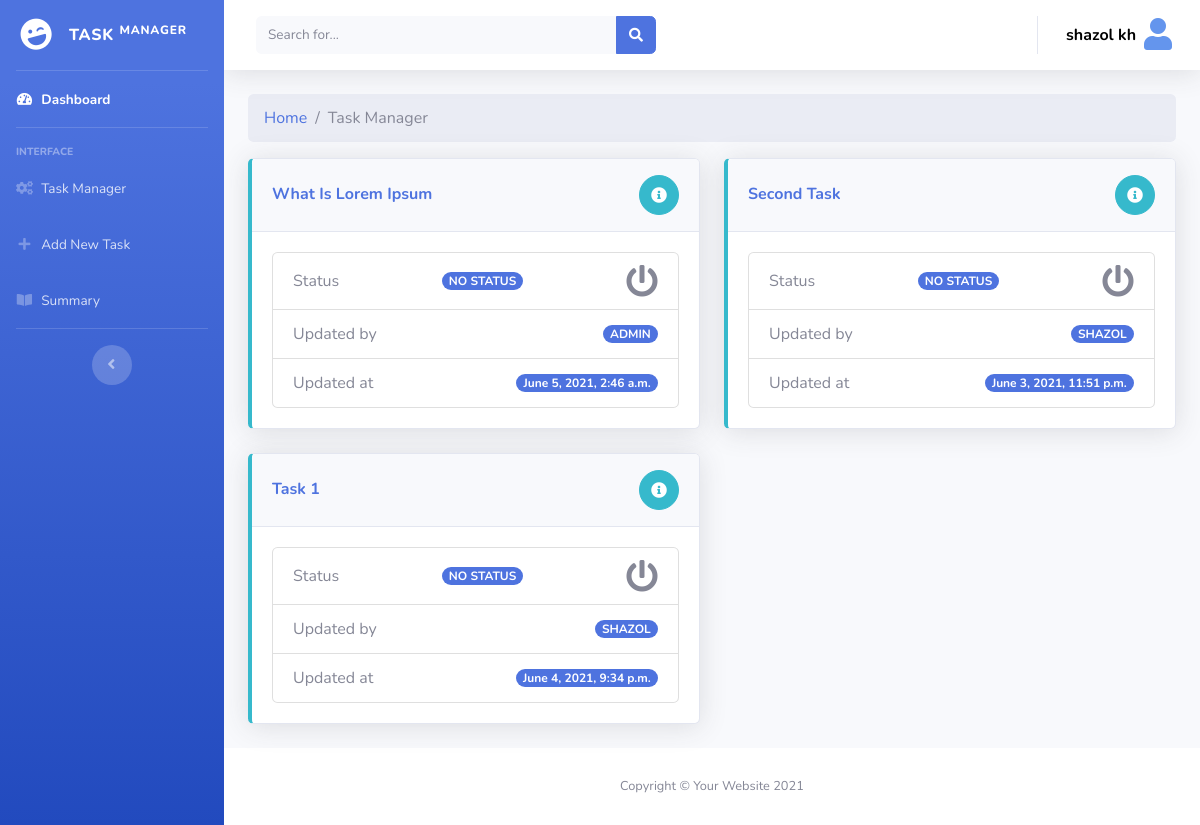
Before: /task/manager/ (signed in) with the older database file.
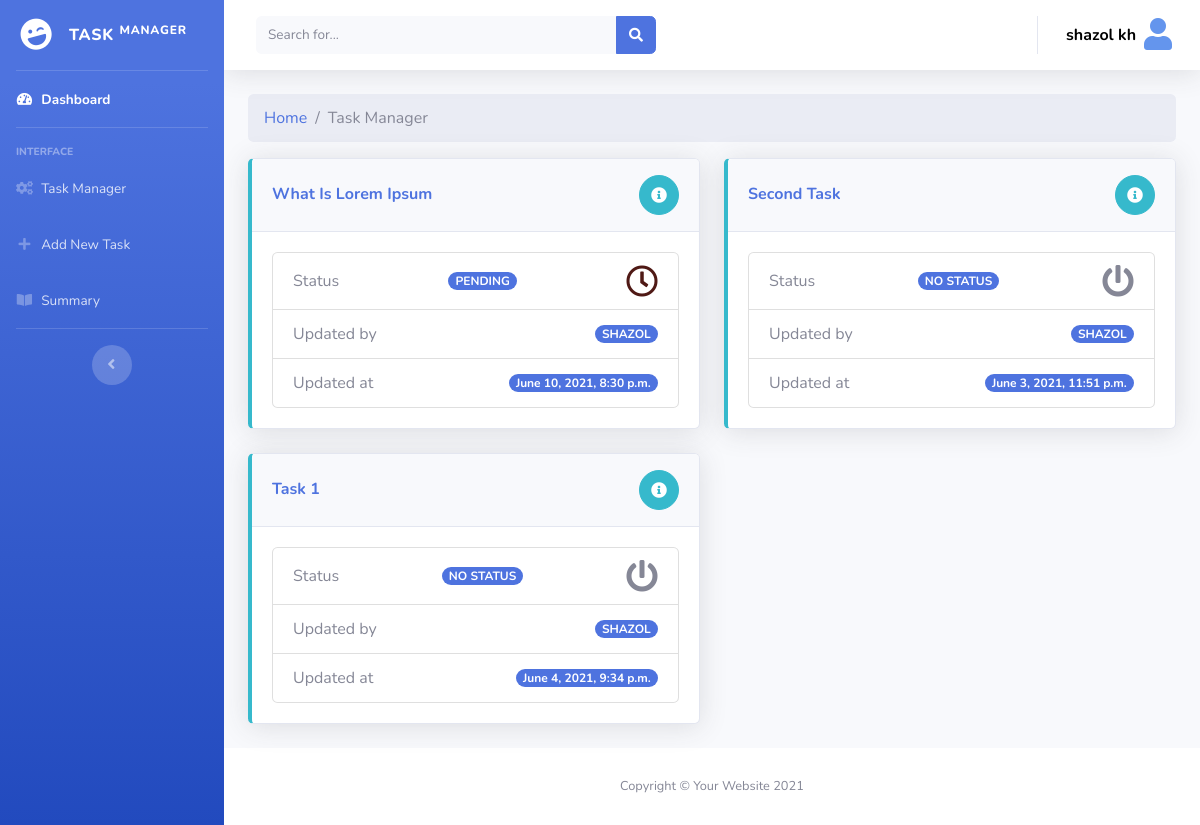
After: the same page with the newer database file.
### task_manager/models.py (models this page shows, shortened)
class Task(models.Model):
    task_name = models.CharField(max_length=255)
    STATUS_TYPE = (
        ('complete', 'Complete'),
        ('incomplete', 'Incomplete'),
        ('outstanding', 'Outstanding'),
        ('no status', 'No Status'),
        ('pending', 'Pending'),
    )
    status = models.CharField(max_length=255, choices=STATUS_TYPE, null=True, blank=True)
    updated_at = models.DateTimeField(auto_now_add=False, null=True, blank=True)
    updated_by = models.ForeignKey(User, on_delete=models.CASCADE, null=True, blank=True)
    additional_info = models.TextField(null=True, blank=True)

### task_manager/views.py (the view)
# urls.py: path('manager/', Dashboard, name='dashboard'),
@login_required(login_url='login')
def Dashboard(request):
    task_list = Task.objects.order_by('-id').all()
    page = request.GET.get('page', 1)
    paginator = Paginator(task_list, 8)
    try:
        tasks = paginator.page(page)
    except PageNotAnInteger:
        tasks = paginator.page(1)
    except EmptyPage:
        tasks = paginator.page(paginator.num_pages)
    context = {
        'tasks': tasks,
    }
    return render(request, 'task_manager/dashboard.html', context)

### templates/task_manager/dashboard.html (shortened to what this page needs)
{% extends 'task_manager/common/dashboard_base.html' %}
{% block dasboard_content %}
    <div class="container-fluid">
        {% if perms.task_manager.view_task %}
            <div>
                <ol class="breadcrumb">
                    <li class="breadcrumb-item"><a href="{% url 'main-dashboard' %}">Home</a></li>
                    <li class="breadcrumb-item active">Task Manager </li>
                </ol>
            </div>
            <div class="row">
                {% for task in tasks %}
                    <div class="col-xl-6 col-lg-6">
                        <div class="card border-left-info shadow mb-4">
                            <div class="card-header py-3 d-flex flex-row align-items-center justify-content-between">
                                <a href="{% url 'single-task' task.id %}">
                                    <h6 class="m-0 font-weight-bold text-primary">{{ task.task_name|title }}</h6>
                                </a>
                                <div class="dropdown no-arrow">
                                    <a href="#" class="btn btn-info btn-circle" data-toggle="modal"
                                       data-target="#addcommentmodal{{ task.id }}">
                                        <i class="fas fa-info-circle"></i>
                                    </a>
                                </div>
                            </div>
                            <div class="card-body">
                                <ul class="list-group">
                                    <li class="list-group-item d-flex justify-content-between align-items-center">
                                        Status <span
                                            class="badge badge-primary badge-pill">{{ task.get_status_display|upper }}</span>
                                        {% if task.status == 'complete' %}
                                            <i class="fas fa-check-circle fa-2x" style="color: green"></i>
                                        {% elif task.status == 'incomplete' %}
                                            <i class="fas fa-times-circle fa-2x" style="color: red"></i>
                                        {% elif task.status == 'outstanding' %}
                                            <i class="fas fa-exclamation-triangle fa-2x" style="color: yellow"></i>
                                        {% elif task.status == 'no status' %}
                                            <i class="fas fa-power-off fa-2x"></i>
                                        {% elif task.status == 'pending' %}
                                            <i class="far fa-clock fa-2x" style="color: #4f1915"></i>
                                        {% endif %}
                                    </li>
                                    <li class="list-group-item d-flex justify-content-between align-items-center">
                                        Updated by
                                        <span class="badge badge-primary badge-pill">{{ task.updated_by|upper }}</span>
                                    </li>
                                    <li class="list-group-item d-flex justify-content-between align-items-center">
                                        Updated at
                                        <span class="badge badge-primary badge-pill">{{ task.updated_at }}</span>
                                    </li>
                                </ul>
                            </div>
                        </div>
                    </div>
                {% endfor %}
            </div>
        {% endif %}
    </div>
{% endblock %}

Changed rows visible on the page:
changed Task "What Is Lorem Ipsum": status "NO STATUS" → "PENDING"; updated_by "ADMIN" → "SHAZOL"; updated_at "June 5, 2021, 2:46 a.m." → "June 10, 2021, 8:30 p.m."
